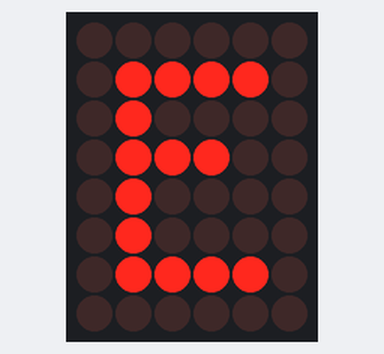
Simulated run of this sketch. Board: Arduino Uno, built with avr-gcc and run on an emulated ATmega328P. Parts: 6×8 LED matrix. Wiring (inferred from the names in the program): LED matrix (orientation assumed): rows pin 2, pin 3, pin 4, pin 5, pin 6, pin 7, pin 8, pin 9; columns pin 11, pin 12, pin 13, A0, A1, A2.

Above: at 0.26 s.
At 4.13 s:
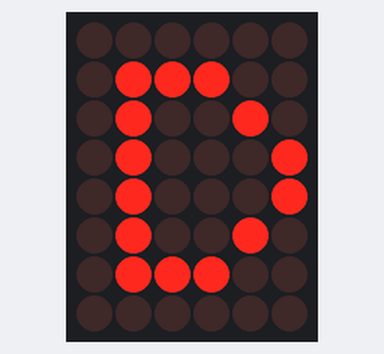
At 8.62 s:
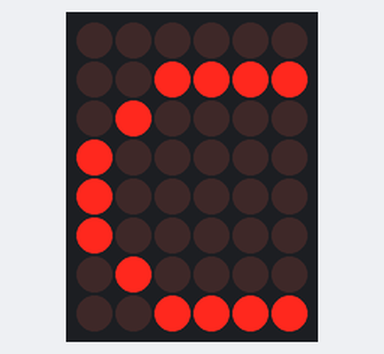
At 17.82 s:
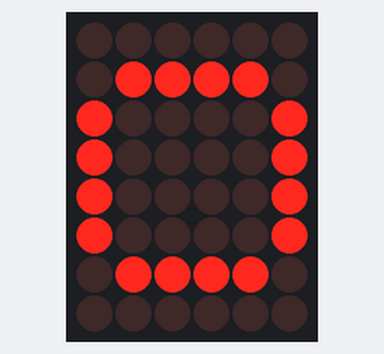
At 26.6 s:
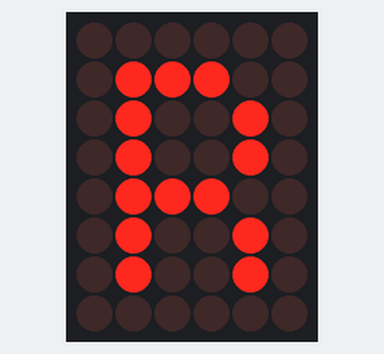
At 34.4 s:
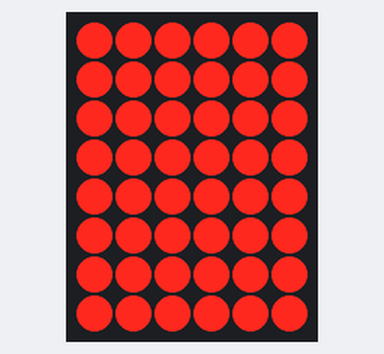

Measured:
- what the display in image 0 shows lasts 0.5 s, from 0.0 s to 0.5 s
- what the display in image 5 shows lasts 1.1 s, from 34.3 s to 35.4 s

The sketch:

TUBE_MATRIX.ino
```cpp
#define ROW_1 2
#define ROW_2 3
#define ROW_3 4
#define ROW_4 5
#define ROW_5 6
#define ROW_6 7
#define ROW_7 8
#define ROW_8 9

#define COL_1 10
#define COL_2 11
#define COL_3 12
#define COL_4 13
#define COL_5 A0
#define COL_6 A1
#define COL_7 A2
#define COL_8 A3

const byte rows[] = {
  ROW_1, ROW_2, ROW_3, ROW_4, ROW_5, ROW_6, ROW_7, ROW_8
};
byte core[] = {  B00000000,
                 B00000000,
                 B01110111,
                 B11111111,
                 B11111111,
                 B01111110,
                 B00111100,
                 B00011000
              };
byte star1[] = {B00000110, B11000010, B10100100, B00011000, B00011000, B00100101, B01000011, B01100000};
byte star2[] = {B00110000, B00100000, B00100111, B00011001, B10011000, B11100100, B00000100, B00001100};
byte star3[] = {B00000110, B10001000, B10010000, B01011100, B00111010, B00001001, B00010001, B01100000};
byte ALL[] = {B11111111, B11111111, B11111111, B11111111, B11111111, B11111111, B11111111, B11111111};
byte EX[] = {B00000000, B00010000, B00010000, B00010000, B00010000, B00000000, B00010000, B00000000};
byte A[] = {B00000000, B00111100, B01100110, B01100110, B01111110, B01100110, B01100110, B01100110};
byte B[] = {B01111000, B01001000, B01001000, B01110000, B01001000, B01000100, B01000100, B01111100};
byte C[] = {B00000000, B00011110, B00100000, B01000000, B01000000, B01000000, B00100000, B00011110};
byte D[] = {B00000000, B00111000, B00100100, B00100010, B00100010, B00100100, B00111000, B00000000};
byte E[] = {B00000000, B00111100, B00100000, B00111000, B00100000, B00100000, B00111100, B00000000};
byte F[] = {B00000000, B00111100, B00100000, B00111000, B00100000, B00100000, B00100000, B00000000};
byte G[] = {B00000000, B00111110, B00100000, B00100000, B00101110, B00100010, B00111110, B00000000};
byte H[] = {B00000000, B00100100, B00100100, B00111100, B00100100, B00100100, B00100100, B00000000};
byte I[] = {B00000000, B00111000, B00010000, B00010000, B00010000, B00010000, B00111000, B00000000};
byte J[] = {B00000000, B00011100, B00001000, B00001000, B00001000, B00101000, B00111000, B00000000};
byte K[] = {B00000000, B00100100, B00101000, B00110000, B00101000, B00100100, B00100100, B00000000};
byte L[] = {B00000000, B00100000, B00100000, B00100000, B00100000, B00100000, B00111100, B00000000};
byte M[] = {B00000000, B00000000, B01000100, B10101010, B10010010, B10000010, B10000010, B00000000};
byte N[] = {B00000000, B00100010, B00110010, B00101010, B00100110, B00100010, B00000000, B00000000};
byte O[] = {B00000000, B00111100, B01000010, B01000010, B01000010, B01000010, B00111100, B00000000};
byte P[] = {B00000000, B00111000, B00100100, B00100100, B00111000, B00100000, B00100000, B00000000};
byte Q[] = {B00000000, B00111100, B01000010, B01000010, B01000010, B01000110, B00111110, B00000001};
byte R[] = {B00000000, B00111000, B00100100, B00100100, B00111000, B00100100, B00100100, B00000000};
byte S[] = {B00000000, B00111100, B00100000, B00111100, B00000100, B00000100, B00111100, B00000000};
byte T[] = {B00000000, B01111100, B00010000, B00010000, B00010000, B00010000, B00010000, B00000000};
byte U[] = {B00000000, B01000010, B01000010, B01000010, B01000010, B01000010, B01111110, B00000000};
byte V[] = {B00000000, B00100010, B00100010, B00100010, B00010100, B00010100, B00001000, B00000000};
byte W[] = {B00000000, B10000010, B10010010, B01010100, B01010100, B00101000, B00000000, B00000000};
byte X[] = {B00000000, B01000010, B00100100, B00011000, B00011000, B00100100, B01000010, B00000000};
byte Y[] = {B00000000, B01000100, B00101000, B00010000, B00010000, B00010000, B00010000, B00000000};
byte Z[] = {B00000000, B00111100, B00000100, B00001000, B00010000, B00100000, B00111100, B00000000};
float timeCount = 0;

void setup() {
  for (byte i = 2; i <= 13; i++)
    pinMode(i, OUTPUT);
  pinMode(A0, OUTPUT);
  pinMode(A1, OUTPUT);
  pinMode(A2, OUTPUT);
  pinMode(A3, OUTPUT);
}

void loop() {
  timeCount += 1;
  delay(5);
  if (timeCount <  20)
  {
    drawScreen(E);
  }
  else if (timeCount <  40)
  {
    drawScreen(L);
  }
  else if (timeCount <  60)
  {
    drawScreen(E);
  }
  else if (timeCount <  80)
  {
    drawScreen(C);
  }
  else if (timeCount <  100)
  {
    drawScreen(T);
  }
  else if (timeCount <  120)
  {
    drawScreen(R);
  }
  else if (timeCount <  140) {
    drawScreen(O);
  }
  else if (timeCount <  160)
  {
    drawScreen(C);
  }
  else if (timeCount <  180)
  {
    drawScreen(O);
  }
  else if (timeCount <  200)
  {
    drawScreen(D);
  }
  else if (timeCount <  220) {
    drawScreen(E);
  }
  else if (timeCount <  240)
  {
    drawScreen(U);
  }
  else if (timeCount <  260)
  {
    drawScreen(R);
  }
    else if (timeCount <  280)
  {
    drawScreen(core);
  }
  else if (timeCount <  330)
  {
    drawScreen(ALL);
  }
  else {
    // back to the start
    timeCount = 0;
  }
}
void  drawScreen(byte buffer2[]) {


  // Turn on each row in series
  for (byte i = 0; i < 8; i++) {
    setColumns(buffer2[i]); // Set columns for this specific row

    digitalWrite(rows[i], HIGH);
    delay(2); // Set this to 50 or 100 if you want to see the multiplexing effect!
    digitalWrite(rows[i], LOW);

  }
}


void setColumns(byte b) {
  digitalWrite(COL_1, (~b >> 7) & 0x01); // Get the 1st bit: 10000000
  digitalWrite(COL_2, (~b >> 6) & 0x01); // Get the 2nd bit: 01000000
  digitalWrite(COL_3, (~b >> 5) & 0x01); // Get the 3rd bit: 00100000
  digitalWrite(COL_4, (~b >> 4) & 0x01); // Get the 4th bit: 00010000
  digitalWrite(COL_5, (~b >> 3) & 0x01); // Get the 5th bit: 00001000
  digitalWrite(COL_6, (~b >> 2) & 0x01); // Get the 6th bit: 00000100
  digitalWrite(COL_7, (~b >> 1) & 0x01); // Get the 7th bit: 00000010
  digitalWrite(COL_8, (~b >> 0) & 0x01); // Get the 8th bit: 00000001

  // If the polarity of your matrix is the opposite of mine
  // remove all the '~' above.
}
```
